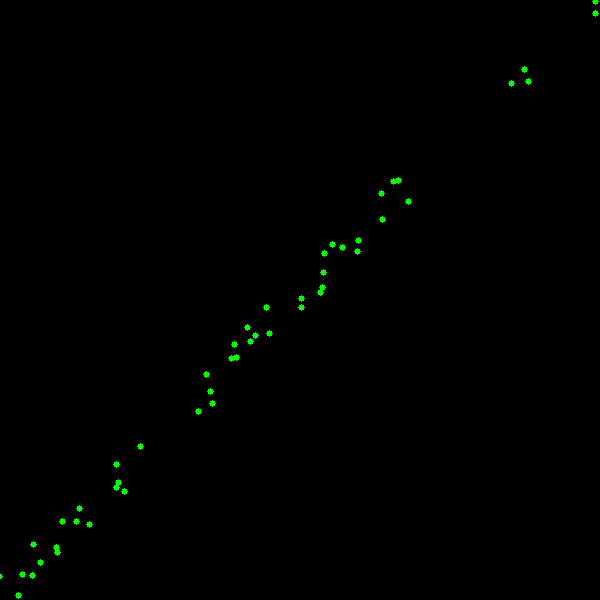
#> input picture labs/lab4/imgs/pontos_ransac.png, 600 x 600 px
$ python lab4_pontos_ransac.py
#> lines starting #> are read from the running program, lines starting #| are printed output that depends on the picture; after the words box and inside, x2 and y2 are one past the last pixel; in counts of white or black regions, pixels touching at a corner belong together
# ler imagem para traçar a reta (ta quebrando)
import cv2
import matplotlib.pyplot as plt
import numpy as np
from random import random, randint

path = "imgs/pontos_ransac.png"
img = cv2.imread(path)
#> img is the input picture: shape (600, 600, 3); mean B, G, R 0, 1, 0
gray = cv2.cvtColor(img, cv2.COLOR_BGR2GRAY)
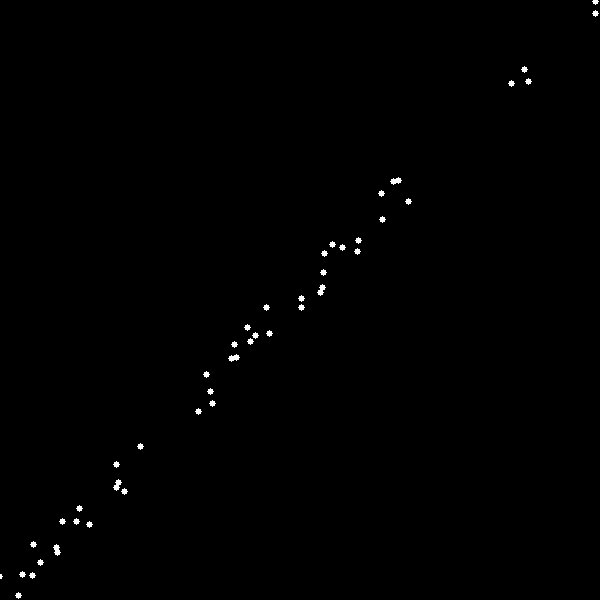
#> gray: shape (600, 600); values 0 (black) and 150 (white), 0.39% white; 44 white regions (1 under 20 px), largest, box (x1, y1, x2, y2) and area: (390, 177, 402, 185) 56, (317, 284, 326, 296) 56, (228, 354, 240, 362) 56

bordas = cv2.Canny(gray, 50, 150)
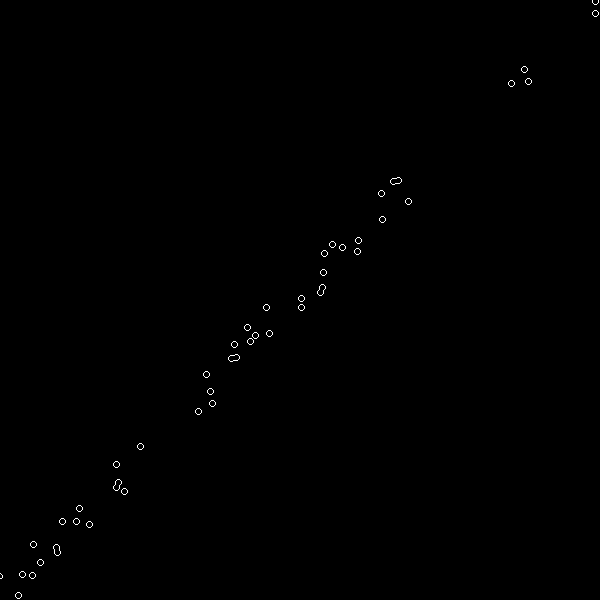
#> bordas: shape (600, 600); 0.21% white in thin lines or dots

# coordenadas dos pontos das bordas
points = np.column_stack(np.where(bordas > 0))
#> points = 740 pairs, first value 0 to 598, second value 0 to 598

# Converte os pontos para uma lista de tuplas (x, y)
allPoints = [(point[1], point[0]) for point in points]
#> allPoints has the same summary as points

# gerar um par de índices aleatórios
def randomIndicesPair():
    index1 = randint(0, len(allPoints)-1)
    index2 = randint(0, len(allPoints)-1)
    while index1 == index2:
        index2 = randint(0, len(allPoints)-1)
    return (index1, index2)

# Ajustar linha usando RANSAC
totalIterations = 100
tolerance = 1
max_inliersCounts = 0
coeficients = []

for iteration in range(totalIterations):
    (index1, index2) = randomIndicesPair()
    A = allPoints[index1][1] - allPoints[index2][1]
    B = allPoints[index2][0] - allPoints[index1][0]
    C = (allPoints[index1][0] * allPoints[index2][1]) - (allPoints[index1][1] * allPoints[index2][0])

    # equação (y1 -y2)*X + (x2 - x1)*Y + (x1*y2 - y1*x2) = 0

    countInliers = 0
    for i in range(len(allPoints)):
        distance = abs(A * allPoints[i][0] + B * allPoints[i][1] + C) / (pow(A * A + B * B, 0.5))
        if distance < tolerance:
            countInliers += 1
    if countInliers > max_inliersCounts:
        coeficients = [A, B, C]
        max_inliersCounts = countInliers
#> this loop made 100 passes
#> (index1, index2, A, B, C) on passes 1 to 12: (394, 430, -27, -29, 16298), (41, 265, -221, -201, 130276), (523, 497, 33, 24, -15423), (414, 310, 50, 40, -25760), (488, 366, 76, 52, -36652), (597, 223, 267, 270, -164166), (516, 142, 246, 265, -151534), (288, 143, 84, 119, -58520), (97, 633, -360, -363, 210069), (256, 545, -200, -205, 123045), (722, 616, 54, 44, -27160), (150, 317, -73, -57, 39643)
#> after the loop, max_inliersCounts = 78

# inha ajustada na imagem
A = coeficients[0]
#> A = 243
B = coeficients[1]
#> B = 242
C = coeficients[2]
#> C = -144983

allXvalues = [point[0] for point in allPoints]
#> allXvalues = 740 values, max 598 at index 1, min 0 at index 693, mean 246.1
xValues = [min(allXvalues), max(allXvalues)]
#> xValues = [0, 598]
yValues = [int((-C - A * xValues[0]) / B), int((-C - A * xValues[1]) / B)]
#> yValues = [599, -1]

# Desenhar
cv2.line(img, (xValues[0], yValues[0]), (xValues[1], yValues[1]), (0, 0, 255), 2)
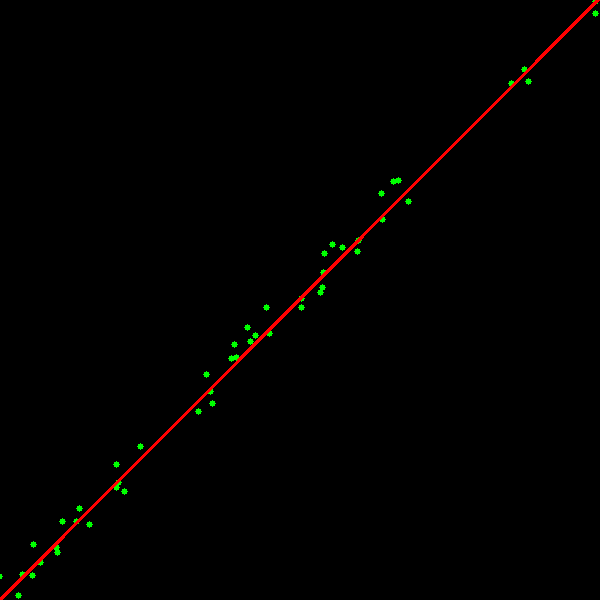
#> img: shape (600, 600, 3); 0.73% of pixels changed, all inside (x1, y1, x2, y2) = (0, 0, 600, 600)

plt.imshow(cv2.cvtColor(img, cv2.COLOR_BGR2RGB))
plt.title("Line Through Points")
plt.axis('off')
plt.show()

print(f"Inliers: {max_inliersCounts}")
#| Inliers: 78
